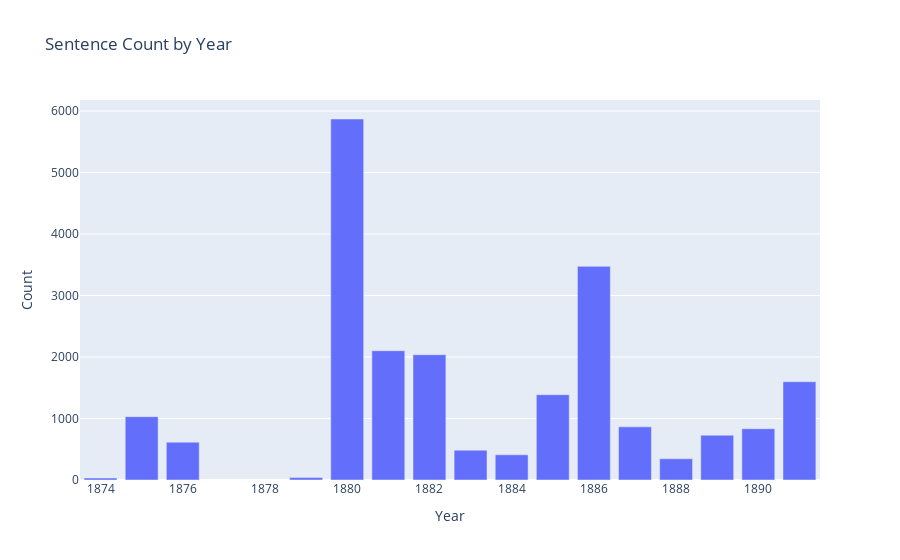

The cell this chart's notebook holds for it:
### Markdown cell above
Having prepared our main dataframe, we are now able to begin our topic modelling stage, which will involve manipulating the data in different ways before performing topic modelling on the resulting data subsets and getting visualisations of the results.

Before we do this, however, we first do a count of the number of sentences in each year of the dataset to use alongside our topic modelling process.

### Code cell
#make copy of main dataframe
df_year_counts = df_all.copy()
#use function to get a count of all sentences by year
year_counts_all = year_counts(df_year_counts)
#use function to get visualisation of year/sentence count
report_sent_nums = year_counts_plot(year_counts_all)
report_sent_nums

### Figure 1 — Plotly figure (JSON) as saved in the notebook; plotly's stock layout.template omitted (floating-point values rounded to 4 significant figures)
{"data": [{"alignmentgroup": "True", "hovertemplate": "variable=0<br>Year=%{x}<br>Count=%{y}<extra></extra>", "legendgroup": "0", "marker": {"color": "#636efa", "pattern": {"shape": ""}}, "name": "0", "offsetgroup": "0", "orientation": "v", "showlegend": true, "textposition": "auto", "type": "bar", "x": [1874, 1875, 1876, 1879, 1880, 1881, 1882, 1883, 1884, 1885, 1886, 1887, 1888, 1889, 1890, 1891], "xaxis": "x", "y": [32, 1030, 615, 39, 5870, 2102, 2037, 485, 410, 1387, 3474, 864, 345, 729, 834, 1598], "yaxis": "y"}], "layout": {"barmode": "relative", "legend": {"title": {"text": "variable"}, "tracegroupgap": 0}, "showlegend": false, "title": {"text": "Sentence Count by Year"}, "xaxis": {"anchor": "y", "domain": [0, 1], "title": {"text": "Year"}}, "yaxis": {"anchor": "x", "domain": [0, 1], "title": {"text": "Count"}}}}
